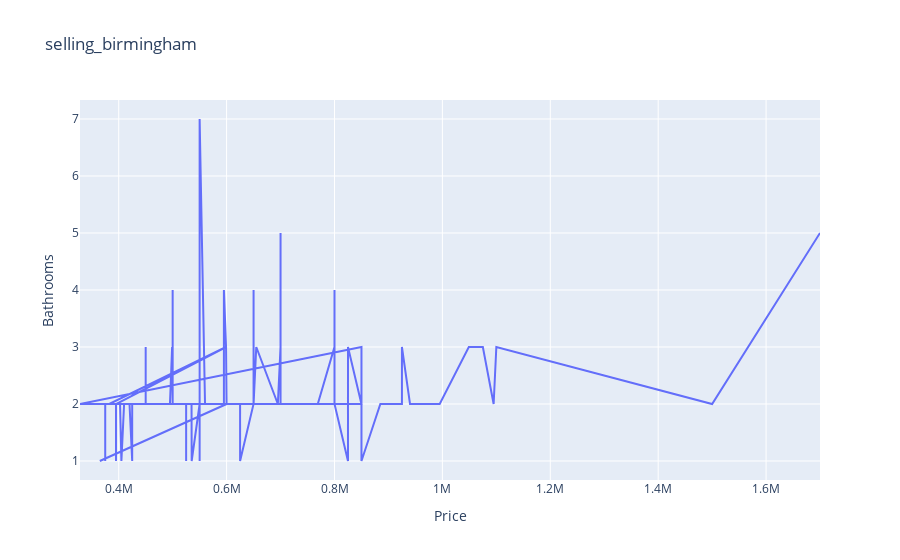

Notebook source saved alongside this figure:
### Code cell
import plotly.express as px
df =selling_birmingham
px.line(df, x="Price", y="Bedrooms", title="selling_birmingham")
fig.write_html("line_graph_bedrooms.html")
fig.show()

### Figure 1 — Plotly figure (JSON) as saved in the notebook; plotly's stock layout.template omitted (floating-point values rounded to 4 significant figures; data arrays with more than 128 entries replaced by an {"elided": "..."} marker saying what was removed)
{"data": [{"hovertemplate": "Price=%{x}<br>Bathrooms=%{y}<extra></extra>", "legendgroup": "", "line": {"color": "#636efa", "dash": "solid"}, "marker": {"symbol": "circle"}, "mode": "lines", "name": "", "orientation": "v", "showlegend": false, "type": "scatter", "x": {"elided": "138 int values"}, "xaxis": "x", "y": {"elided": "138 int values"}, "yaxis": "y"}], "layout": {"legend": {"tracegroupgap": 0}, "title": {"text": "selling_birmingham"}, "xaxis": {"anchor": "y", "domain": [0, 1], "title": {"text": "Price"}}, "yaxis": {"anchor": "x", "domain": [0, 1], "title": {"text": "Bathrooms"}}}}
